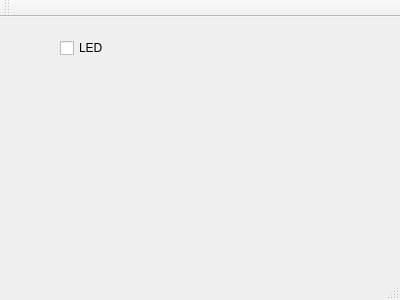
<?xml version="1.0" encoding="UTF-8"?>
<ui version="4.0">
 <class>ledtest</class>
 <widget class="QMainWindow" name="ledtest">
  <property name="geometry">
   <rect>
    <x>0</x>
    <y>0</y>
    <width>400</width>
    <height>300</height>
   </rect>
  </property>
  <property name="windowTitle">
   <string>ledtest</string>
  </property>
  <widget class="QWidget" name="centralWidget">
   <widget class="QCheckBox" name="checkBox_LED">
    <property name="geometry">
     <rect>
      <x>60</x>
      <y>20</y>
      <width>98</width>
      <height>22</height>
     </rect>
    </property>
    <property name="text">
     <string>LED</string>
    </property>
   </widget>
  </widget>
  <widget class="QMenuBar" name="menuBar">
   <property name="geometry">
    <rect>
     <x>0</x>
     <y>0</y>
     <width>400</width>
     <height>25</height>
    </rect>
   </property>
  </widget>
  <widget class="QToolBar" name="mainToolBar">
   <attribute name="toolBarArea">
    <enum>TopToolBarArea</enum>
   </attribute>
   <attribute name="toolBarBreak">
    <bool>false</bool>
   </attribute>
  </widget>
  <widget class="QStatusBar" name="statusBar"/>
 </widget>
 <layoutdefault spacing="6" margin="11"/>
 <resources/>
 <connections/>
</ui>
